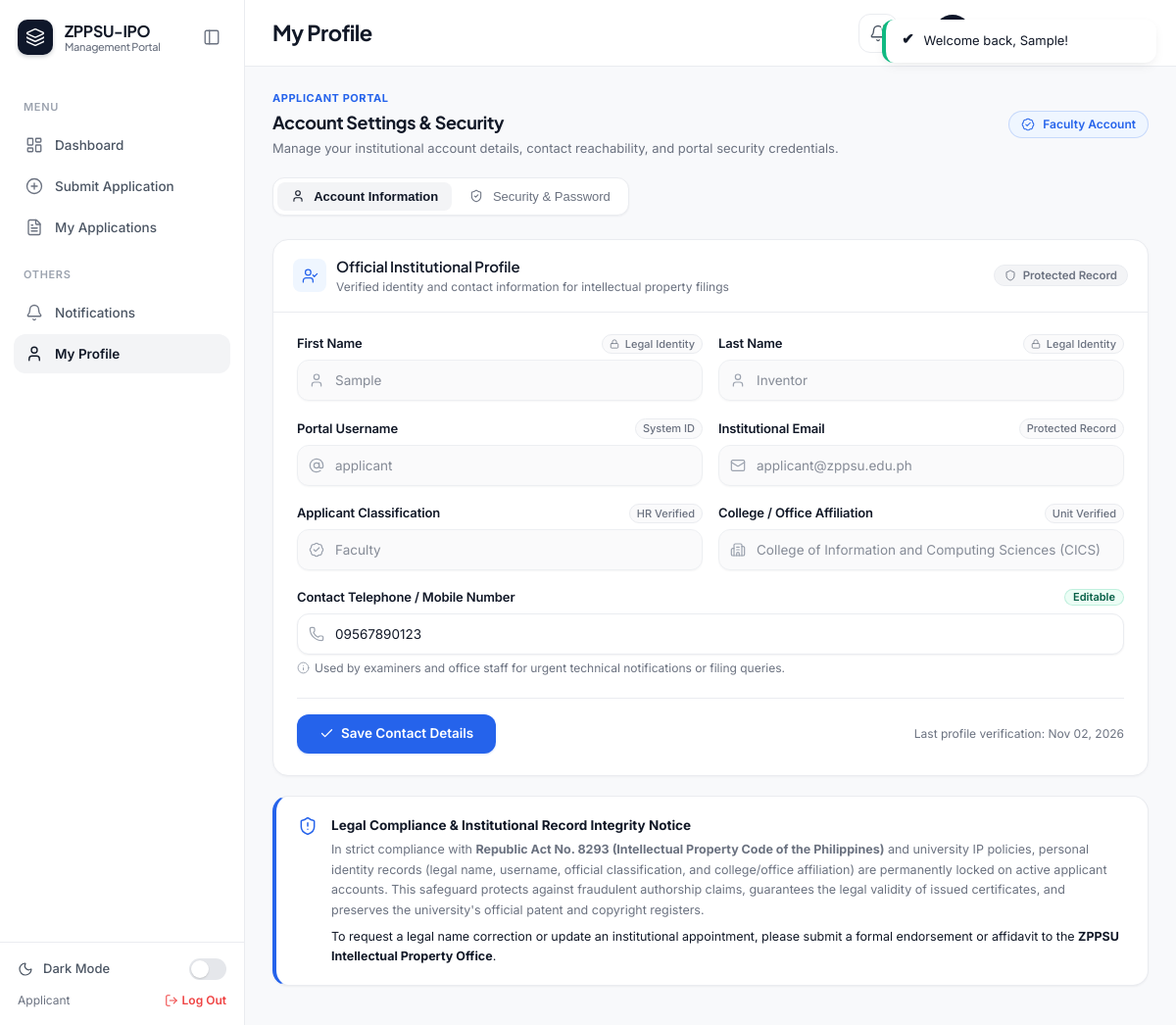
Screenshot of /applicant/profile.php (signed in) with the database file from the repository.
### tables this page shows
CREATE TABLE `applicants` (
    `applicant_id`    INT UNSIGNED AUTO_INCREMENT PRIMARY KEY,
    `user_id`         INT UNSIGNED NOT NULL UNIQUE,
    `applicant_type`  ENUM('Student','Faculty','Staff','External') NOT NULL DEFAULT 'Faculty',
    `college_id`      INT UNSIGNED DEFAULT NULL,
    `department_id`   INT UNSIGNED DEFAULT NULL,
    `address`         VARCHAR(255) DEFAULT NULL,
    `created_at`      TIMESTAMP DEFAULT CURRENT_TIMESTAMP,
    CONSTRAINT `fk_applicants_user` FOREIGN KEY (`user_id`)
        REFERENCES `users` (`user_id`) ON DELETE CASCADE,
    CONSTRAINT `fk_applicants_college` FOREIGN KEY (`college_id`)
        REFERENCES `colleges` (`college_id`) ON DELETE SET NULL,
    CONSTRAINT `fk_applicants_department` FOREIGN KEY (`department_id`)
        REFERENCES `departments` (`department_id`) ON DELETE SET NULL
);

CREATE TABLE `users` (
    `user_id`        INT UNSIGNED AUTO_INCREMENT PRIMARY KEY,
    `role_id`        INT UNSIGNED NOT NULL,
    `username`       VARCHAR(50)  NOT NULL UNIQUE,
    `email`          VARCHAR(150) NOT NULL UNIQUE,
    `password_hash`  VARCHAR(255) NOT NULL,
    `first_name`     VARCHAR(100) NOT NULL,
    `last_name`      VARCHAR(100) NOT NULL,
    `contact_number` VARCHAR(30)  DEFAULT NULL,
    `recovery_email` VARCHAR(150) DEFAULT NULL,
    `status`         ENUM('active','inactive','suspended') NOT NULL DEFAULT 'active',
    `avatar`         VARCHAR(255) DEFAULT NULL,
    `created_at`     TIMESTAMP DEFAULT CURRENT_TIMESTAMP,
    `updated_at`     TIMESTAMP DEFAULT CURRENT_TIMESTAMP ON UPDATE CURRENT_TIMESTAMP,
    CONSTRAINT `fk_users_role` FOREIGN KEY (`role_id`)
        REFERENCES `roles` (`role_id`) ON DELETE RESTRICT
);

CREATE TABLE `colleges` (
    `college_id`   INT UNSIGNED AUTO_INCREMENT PRIMARY KEY,
    `college_name` VARCHAR(150) NOT NULL,
    `college_code` VARCHAR(20) NOT NULL UNIQUE,
    `created_at`   TIMESTAMP DEFAULT CURRENT_TIMESTAMP
);

### includes/functions.php (called while the page is built, shortened)
<?php
function clean($value)
{
    return htmlspecialchars(trim($value ?? ''), ENT_QUOTES, 'UTF-8');
}
function sanitize_input($value)
{
    return trim(strip_tags($value ?? ''));
}
function format_date($datetime, $format = 'M d, Y h:i A')
{
    return date($format, strtotime($datetime));
}

### applicant/profile.php (the view, shortened to what this page needs)
<?php
require_once __DIR__ . '/../includes/functions.php';
$activeTab = sanitize_input($_GET['tab'] ?? 'account');
$stmt = mysqli_prepare($conn, "
    SELECT u.*, ap.applicant_id, ap.applicant_type, ap.college_id, c.college_name
    FROM users u
    JOIN applicants ap ON ap.user_id = u.user_id
    LEFT JOIN colleges c ON c.college_id = ap.college_id
    WHERE u.user_id = ?
");
mysqli_stmt_bind_param($stmt, 'i', $_SESSION['user_id']);
mysqli_stmt_execute($stmt);
$me = mysqli_fetch_assoc(mysqli_stmt_get_result($stmt));
require_once __DIR__ . '/../includes/header.php';
?>
<div style="max-width:920px;margin:0 auto;width:100%;">
    <div class="sub-header-bar" style="margin-bottom:20px;">
        <div>
            <div class="form-label-eyebrow" style="color:var(--color-primary-600);margin-bottom:2px;">Applicant Portal</div>
            <h2 style="font-size:18px;margin:0 0 4px;font-weight:700;">Account Settings &amp; Security</h2>
            <div style="font-size:13px;color:var(--color-text-muted);">Manage your institutional account details, contact reachability, and portal security credentials.</div>
        </div>
        <div class="action-controls-group">
            <span class="badge badge-info" style="font-size:12px;padding:6px 12px;">
                <i data-lucide="badge-check" style="width:14px;height:14px;margin-right:4px;"></i>
                <?= clean($me['applicant_type']) ?> Account
            </span>
        </div>
    </div>
    <div class="category-pill-tabs" style="margin-bottom:24px;width:fit-content;">
        <button
            type="button"
            class="category-pill <?= $activeTab === 'account' ? 'active' : '' ?>"
            id="tabBtnAccount"
            onclick="switchProfileTab('account')"
        >
            <i data-lucide="user" style="width:14px;height:14px;margin-right:6px;vertical-align:-2px;"></i>
            Account Information
        </button>
        <button
            type="button"
            class="category-pill <?= $activeTab === 'security' ? 'active' : '' ?>"
            id="tabBtnSecurity"
            onclick="switchProfileTab('security')"
        >
            <i data-lucide="shield-check" style="width:14px;height:14px;margin-right:6px;vertical-align:-2px;"></i>
            Security &amp; Password
        </button>
    </div>
    <div id="section-account" style="<?= $activeTab === 'account' ? '' : 'display:none;' ?>">
        <div class="card">
            <div class="card-header" style="display:flex;align-items:center;justify-content:space-between;padding:16px 20px;">
                <div style="display:flex;align-items:center;gap:10px;">
                    <div style="width:34px;height:34px;border-radius:8px;background:var(--color-primary-50);color:var(--color-primary-600);display:flex;align-items:center;justify-content:center;flex-shrink:0;">
                        <i data-lucide="user-check" style="width:17px;height:17px;"></i>
                    </div>
                    <div>
                        <h3 style="font-size:15px;margin:0;font-weight:600;">Official Institutional Profile</h3>
                        <div style="font-size:12px;color:var(--color-text-muted);">Verified identity and contact information for intellectual property filings</div>
                    </div>
                </div>
                <span class="badge badge-secondary" style="font-size:11.5px;">
                    <i data-lucide="shield" style="width:12px;height:12px;margin-right:3px;"></i>
                    Protected Record
                </span>
            </div>
            <div class="card-body" style="padding:22px 24px;">
                <form method="POST">
                    <div class="form-row">
                        <div class="form-group">
                            <div class="form-label-row">
                                <label for="first_name" class="form-label">First Name</label>
                                <span class="optional-badge">
                                    <i data-lucide="lock" style="width:10px;height:10px;margin-right:3px;vertical-align:-1px;"></i>
                                    Legal Identity
                                </span>
                            </div>
                            <div class="input-icon-wrap has-left-icon">
                                <input
                                    type="text"
                                    id="first_name"
                                    class="form-control"
                                    value="<?= clean($me['first_name']) ?>"
                                    readonly
                                >
                            </div>
                        </div>
                        <div class="form-group">
                            <div class="form-label-row">
                                <label for="last_name" class="form-label">Last Name</label>
                                <span class="optional-badge">
                                    <i data-lucide="lock" style="width:10px;height:10px;margin-right:3px;vertical-align:-1px;"></i>
                                    Legal Identity
                                </span>
                            </div>
                            <div class="input-icon-wrap has-left-icon">
                                <input
                                    type="text"
                                    id="last_name"
                                    class="form-control"
                                    value="<?= clean($me['last_name']) ?>"
                                    readonly
                                >
                            </div>
                        </div>
                    </div>
                    <div class="form-row">
                        <div class="form-group">
                            <div class="form-label-row">
                                <label for="username" class="form-label">Portal Username</label>
                                <span class="optional-badge">System ID</span>
                            </div>
                            <div class="input-icon-wrap has-left-icon">
                                <input
                                    type="text"
                                    id="username"
                                    class="form-control"
                                    value="<?= clean($me['username']) ?>"
                                    readonly
                                >
                            </div>
                        </div>
                        <div class="form-group">
                            <div class="form-label-row">
                                <label for="email" class="form-label">Institutional Email</label>
                                <span class="optional-badge">Protected Record</span>
                            </div>
                            <div class="input-icon-wrap has-left-icon">
                                <input
                                    type="email"
                                    id="email"
                                    class="form-control"
                                    value="<?= clean($me['email']) ?>"
                                    readonly
                                >
                            </div>
                        </div>
                    </div>
                    <div class="form-row">
                        <div class="form-group">
                            <div class="form-label-row">
                                <label for="applicant_type" class="form-label">Applicant Classification</label>
                                <span class="optional-badge">HR Verified</span>
                            </div>
                            <div class="input-icon-wrap has-left-icon">
                                <input
                                    type="text"
                                    id="applicant_type"
                                    class="form-control"
                                    value="<?= clean($me['applicant_type']) ?>"
                                    readonly
                                >
                            </div>
                        </div>
                        <div class="form-group">
                            <div class="form-label-row">
                                <label for="college_office" class="form-label">College / Office Affiliation</label>
                                <span class="optional-badge">Unit Verified</span>
                            </div>
                            <div class="input-icon-wrap has-left-icon">
                                <input
                                    type="text"
                                    id="college_office"
                                    class="form-control"
                                    value="<?= clean($me['college_name'] ?: 'Not Specified') ?>"
                                    readonly
                                >
                            </div>
                        </div>
                    </div>
                    <div class="form-group">
                        <div class="form-label-row">
                            <label for="contact_number" class="form-label">Contact Telephone / Mobile Number</label>
                            <span class="badge badge-success" style="font-size:11px;padding:2px 8px;">Editable</span>
                        </div>
                        <div class="input-icon-wrap has-left-icon">
                            <input
                                type="text"
                                id="contact_number"
                                name="contact_number"
                                class="form-control"
                                value="<?= clean($me['contact_number']) ?>"
                                placeholder="e.g. 0917-123-4567"
                            >
                        </div>
                        <div class="form-hint">
                            <i data-lucide="info"></i>
                            <span>Used by examiners and office staff for urgent technical notifications or filing queries.</span>
                        </div>
                    </div>
                    <div style="padding-top:16px;border-top:1px solid var(--color-border);margin-top:22px;display:flex;align-items:center;justify-content:space-between;flex-wrap:wrap;gap:12px;">
                        <button type="submit" class="btn btn-primary" style="height:40px;padding:0 22px;">
                            <i data-lucide="check" style="width:15px;height:15px;"></i>
                            Save Contact Details
                        </button>
                        <span style="font-size:12px;color:var(--color-text-muted);">
                            Last profile verification: <?= format_date($me['updated_at'] ?? $me['created_at'], 'M d, Y') ?>
                        </span>
                    </div>
                </form>
            </div>
        </div>
        <div style="background:var(--color-surface);border:1px solid var(--color-border);border-left:4px solid var(--color-primary-600);border-radius:var(--radius-lg);padding:18px 22px;margin-top:20px;box-shadow:var(--shadow-xs);">
            <div style="display:flex;align-items:flex-start;gap:14px;">
                <div style="color:var(--color-primary-600);flex-shrink:0;margin-top:2px;">
                    <i data-lucide="shield-alert" style="width:20px;height:20px;"></i>
                </div>
                <div style="font-size:12.5px;color:var(--color-text-muted);line-height:1.65;">
                    <strong style="color:var(--color-text);display:block;font-size:13.5px;margin-bottom:4px;">
                        Legal Compliance &amp; Institutional Record Integrity Notice
                    </strong>
                    In strict compliance with <strong>Republic Act No. 8293 (Intellectual Property Code of the Philippines)</strong> and university IP policies, personal identity records (legal name, username, official classification, and college/office affiliation) are permanently locked on active applicant accounts. This safeguard protects against fraudulent authorship claims, guarantees the legal validity of issued certificates, and preserves the university's official patent and copyright registers.
                    <span style="display:block;margin-top:6px;color:var(--color-text);">
                        To request a legal name correction or update an institutional appointment, please submit a formal endorsement or affidavit to the <strong>ZPPSU Intellectual Property Office</strong>.
                    </span>
                </div>
            </div>
        </div>
    </div>
</div>
<?php require_once __DIR__ . '/../includes/footer.php'; ?>

### rows the page displays
applicants: applicant_type "Faculty", user.first_name "Sample", user.last_name "Inventor", user.username "applicant", user.email "applicant@zppsu.edu.ph", college.college_name "College of Information and Computing Sciences (CICS)", contact_number "09567890123", user.updated_at "Nov 02, 2026"

### other values shown
$label "Dashboard Submit Application My Applications Notifications My Profile"
$_SESSION['role_name'] "Applicant"
$pageTitle "My Profile"
